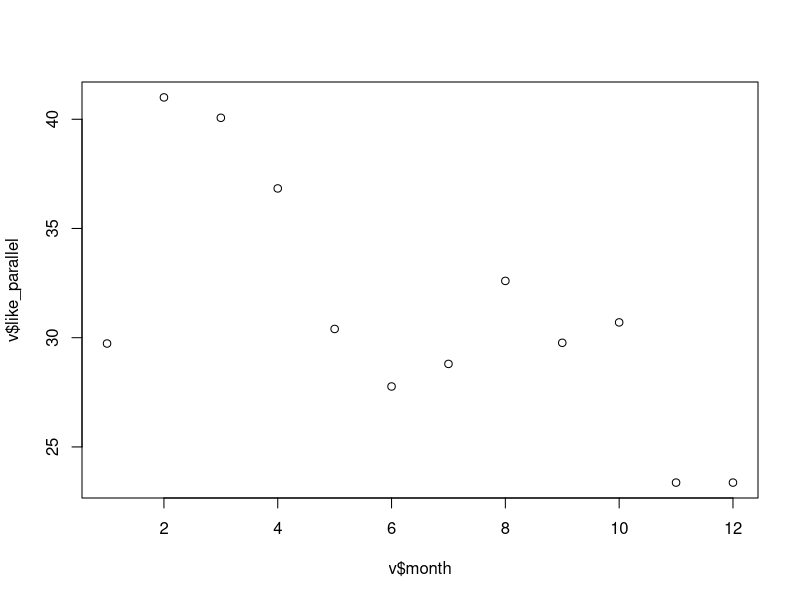

This chart was generated by the following R code: (Note: this script raises an error after producing the figure.)
library(dplyr)

v=read.csv("./data.csv",header=T)

# 可視化
plot(v$month,v$like_parallel)
png("./image/plot.png")
plot(v2$month,v2$like_parallel,xlab="誕生月",ylab="心から人を好きになれない割合[%]",pch=19,main="早生まれは好きになる気持ちに影響があるのか？")
dev.off()


# 月ごとに偏りがあるかの確認
v%>%{chisq.test(.$like_parallel*1038/100,p=.$born/.$born%>%sum)}

# 1月をピークに12月にかけて減少傾向があることのモデル化
lm(like~born+month,v)%>%summary
lm(like_parallel~born+month,v)%>%summary
